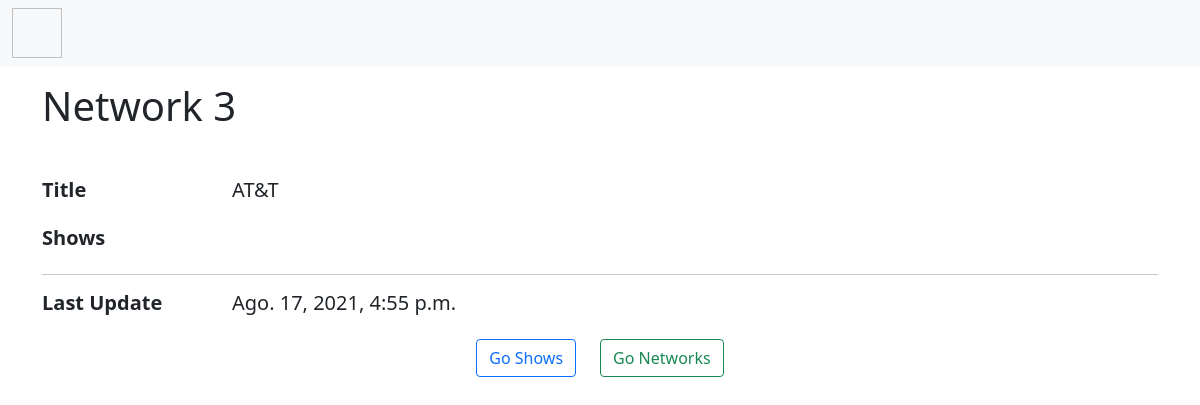
The app's page /network/3 (signed in), older data.
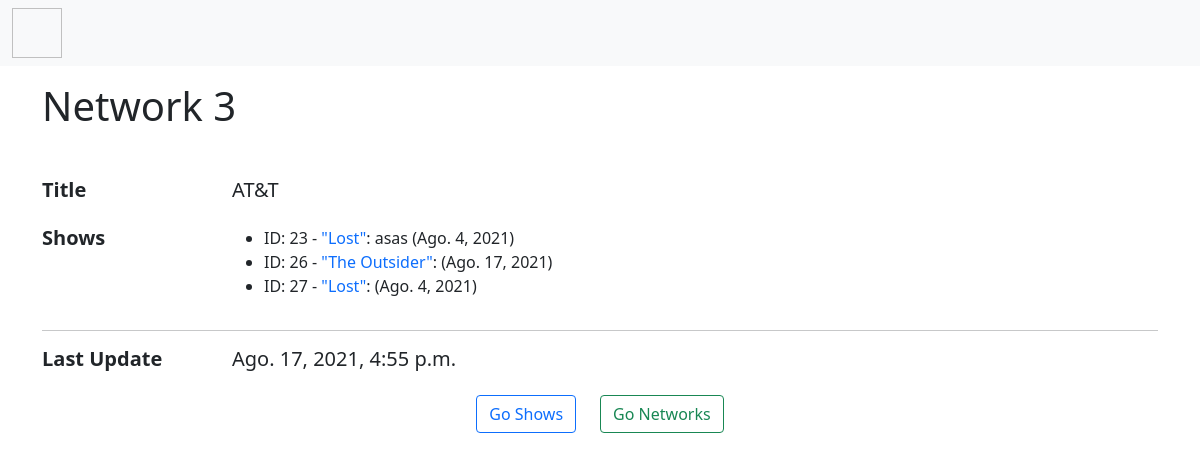
The same page, newer data.
### shows/models.py (models this page shows, shortened)
class Shows(models.Model):
    title = models.CharField(max_length=255, unique=True)
    release_date = models.DateField(("%Y-%m-%d"), auto_now=False, auto_now_add=False)
    network = models.ForeignKey(Tv, related_name = "shows", on_delete= models.CASCADE)
    created_at = models.DateTimeField(auto_now_add=True)
    updated_at = models.DateTimeField(auto_now=True)
    desc = models.CharField(max_length=255)
    objects = ShowsManager()

### shows/decorators.py (the view)
    def wrapper(request, *args, **kwargs):
        if 'user' not in request.session:
            return redirect('/register')
        resp = func(request, *args, **kwargs)
        return resp

### shows/views.py (called while the page is built)
@login_required
def tvinfo(request, id):
    selectedchannel = Tv.objects.get(id=id)
    show = Shows.objects.all()
    user = request.session['user']
    context = {
        "show": show,
        "user": user,
        "selectedchannel": selectedchannel
    }
    return render(request, 'channel.html', context)

### shows/templates/channel.html (shortened to what this page needs)
{% extends 'base.html' %}
{% block content %}
            <div class='row align-items-center'>
                <div class='col-12'>
                    <h1 class='fs-1 my-3'>Network {{selectedchannel.id}}</h1>
                    <div class='col-12 my-5'>
                        <div class="row mb-3">
                            <h5 class="col-sm-2 fw-bold">Title</h5>
                            <div class="col-sm-5">
                                <h5>{{selectedchannel.name}}</h5>
                            </div>
                        </div>
                        <div class="row mb-3">
                            <h5 class="col-sm-2 fw-bold">Shows</h5>
                            <div class="col-sm-6">
                                <ul>
                                    {% for show in selectedchannel.shows.all %}
                                    <li> ID: {{show.id}} - <a href="/shows/{{show.id}}" style="text-decoration:none">"{{show.title}}"</a>: {{show.desc}} ({{show.release_date}})</li>
                                    {% endfor %}
                                </ul>
                            </div>
                        </div>
                        <hr>
                        <div class="row mb-3">
                            <h5 class="col-sm-2 fw-bold">Last Update</h5>
                            <div class="col-sm-5">
                                <h5>{{selectedchannel.updated_at}}</h5>
                            </div>
                        </div>
                        <div class="row justify-content-center">
                            <div class="col-auto"><h5><a href="/shows" class="btn btn-outline-primary"> Go Shows </a></h5></div>
                            <div class="col-auto"><a href="/network" class="btn btn-outline-success float-end"> Go Networks </a></div>
                        </div>
                </div>
            </div>
{% endblock %}

Row changes from the older to the newer data that the page shows:
added Shows: id "23", title "Lost", desc "asas", release_date "Ago. 4, 2021"
added Shows: id "26", title "The Outsider", release_date "Ago. 17, 2021"
added Shows: id "27", title "Lost", release_date "Ago. 4, 2021"
